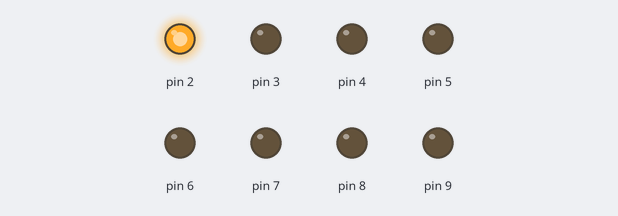
Bench run of a sketch on a simulated Arduino Uno, built with avr-gcc and run on an emulated ATmega328P. Shown: output pins drawn as LEDs (lit = HIGH).

Above: at 0.03 s.
At 0.33 s:
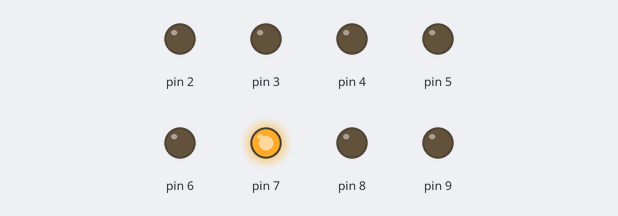
At 0.75 s:
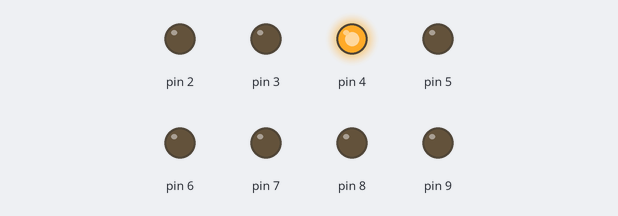
At 1.47 s:
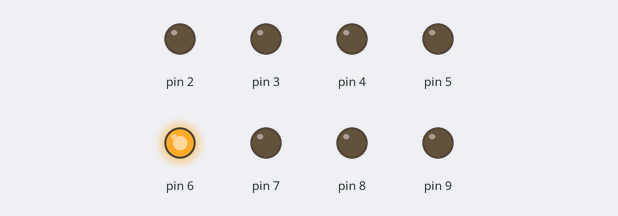
At 2.13 s:
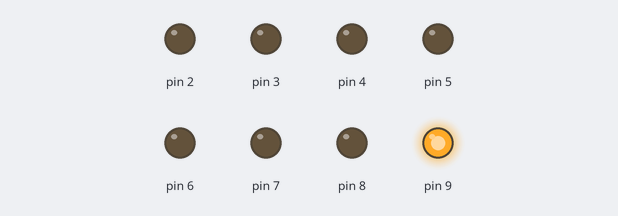
At 2.91 s:
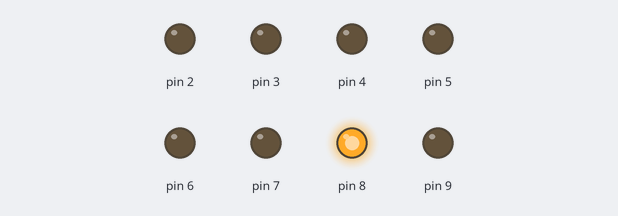
Timing chart, 0 to 3.2 s (numbered marks = the images above):
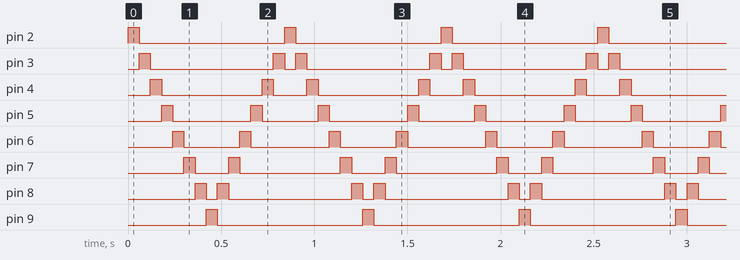

The sketch:

luces_autoFantastico.ino
```cpp
unsigned long tiempo=60;//120 -- 60
void setup()
{
  for(int i =2; i<=9; i++)
  {
   pinMode(i,OUTPUT); //declaración de pines como salida
  }
}

void loop()
{
      for(int i =2; i<=9; i++)
      {
        digitalWrite(i,HIGH); //enciende led respectivo
        delay(tiempo);        //tiempo encendido
        digitalWrite(i,LOW);  //apaga led respectivo
      }

       for(int i =8; i>=3; i--)
      {
        digitalWrite(i,HIGH); //enciende led respectivo
        delay(tiempo);        //tiempo encendido
        digitalWrite(i,LOW);  //apaga led respectivo
      }

}
```

Measured:
- by itself, pin 2, pin 9: alternates HIGH for 0.06 s and LOW for 0.78 s
- by itself, pin 3: repeats every 0.84 s: LOW 0.66 s, HIGH 0.06 s, LOW 0.06 s, HIGH 0.06 s
- by itself, pin 4: repeats every 0.84 s: LOW 0.54 s, HIGH 0.06 s, LOW 0.18 s, HIGH 0.06 s
- by itself, pin 5: repeats every 0.84 s: LOW 0.42 s, HIGH 0.06 s, LOW 0.30 s, HIGH 0.06 s
- by itself, pin 6: repeats every 0.84 s: LOW 0.30 s, HIGH 0.06 s, LOW 0.42 s, HIGH 0.06 s
- by itself, pin 7: repeats every 0.84 s: LOW 0.18 s, HIGH 0.06 s, LOW 0.54 s, HIGH 0.06 s
- by itself, pin 8: repeats every 0.84 s: LOW 0.06 s, HIGH 0.06 s, LOW 0.66 s, HIGH 0.06 s
